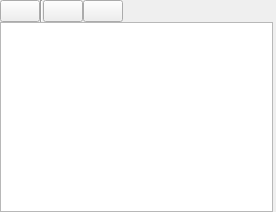
<?xml version="1.0" encoding="UTF-8"?>
<ui version="4.0">
 <class>PyConsole</class>
 <widget class="QWidget" name="PyConsole">
  <property name="geometry">
   <rect>
    <x>0</x>
    <y>0</y>
    <width>276</width>
    <height>212</height>
   </rect>
  </property>
  <property name="windowTitle">
   <string>PyConsole</string>
  </property>
  <layout class="QVBoxLayout" name="_2">
   <property name="spacing">
    <number>0</number>
   </property>
   <property name="leftMargin">
    <number>0</number>
   </property>
   <property name="topMargin">
    <number>0</number>
   </property>
   <property name="rightMargin">
    <number>3</number>
   </property>
   <property name="bottomMargin">
    <number>0</number>
   </property>

   <item>
    <layout class="QHBoxLayout" name="header_layout1">
     <property name="spacing">
      <number>0</number>
     </property>

     <item>
      <widget class="QPushButton" name="load_button">
       <property name="toolTip">
        <string>Load Script</string>
       </property>
       <property name="text">
        <string/>
       </property>
       <property name="iconSize">
        <size>
         <width>16</width>
         <height>16</height>
        </size>
       </property>
      </widget>
     </item>

     <item>
      <widget class="Line" name="line_3">
       <property name="orientation">
        <enum>Qt::Vertical</enum>
       </property>
      </widget>
     </item>

     <item>
      <widget class="QPushButton" name="save_button">
       <property name="toolTip">
        <string>Save Script</string>
       </property>
       <property name="text">
        <string/>
       </property>
       <property name="iconSize">
        <size>
         <width>16</width>
         <height>16</height>
        </size>
       </property>
      </widget>
     </item>

     <item>
      <widget class="QPushButton" name="save_as_button">
       <property name="toolTip">
        <string>Save Script As</string>
       </property>
       <property name="text">
        <string/>
       </property>
       <property name="iconSize">
        <size>
         <width>16</width>
         <height>16</height>
        </size>
       </property>
      </widget>
     </item>

     <item>
      <spacer name="horizontalSpacer">
       <property name="orientation">
        <enum>Qt::Horizontal</enum>
       </property>
       <property name="sizeHint" stdset="0">
        <size>
         <width>40</width>
         <height>20</height>
        </size>
       </property>
      </spacer>
     </item>

    </layout>
   </item>


   <item>
    <layout class="QHBoxLayout" name="header_layout">
     <property name="spacing">
      <number>0</number>
     </property>
     <item>
      <widget class="PyConsoleTextEdit" name="py_console"/>
     </item>
    </layout>
   </item>


  </layout>
 </widget>
 <customwidgets>
  <customwidget>
   <class>PyConsoleTextEdit</class>
   <extends>QTextEdit</extends>
   <header>rqt_py_console.py_console_text_edit</header>
  </customwidget>
 </customwidgets>
 <resources/>
 <connections/>
</ui>
